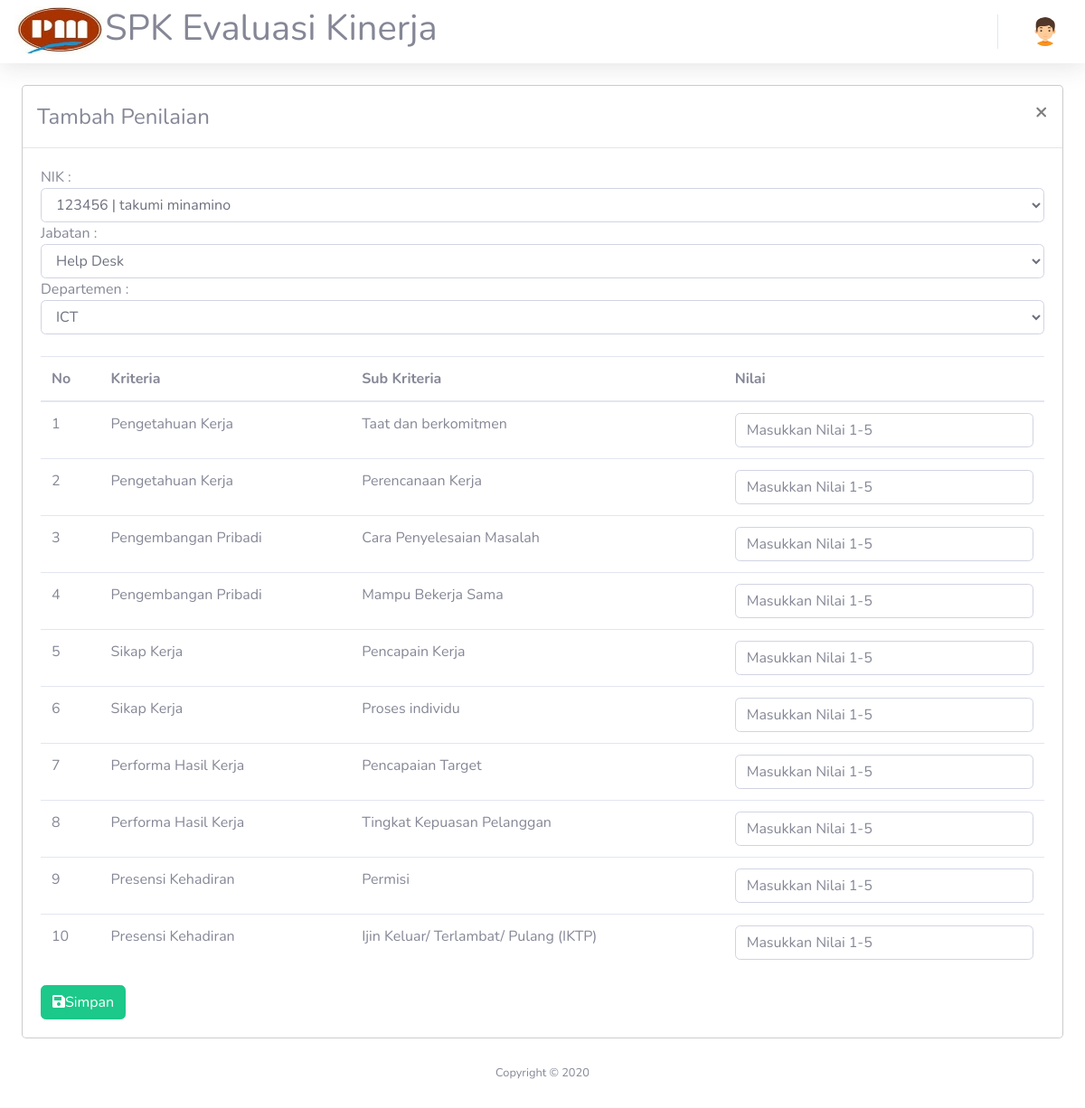
/penilaian.php (signed in), run on the app's committed database.
### tables this page shows
CREATE TABLE `subkriteria` (
  `kode_subkriteria` varchar(11) NOT NULL,
  `kode_kriteria` varchar(11) NOT NULL,
  `subkriteria` varchar(50) NOT NULL,
  `bobot` int(11) NOT NULL,
  `factor` varchar(20) NOT NULL
);

CREATE TABLE `kriteria` (
  `kode_kriteria` varchar(11) NOT NULL,
  `nama_kriteria` varchar(40) NOT NULL,
  `presentase` int(5) NOT NULL
);

### penilaian.php (the view, shortened to what this page needs)
<!DOCTYPE html>
<html lang="en">
<head>
  <link href="vendor/fontawesome-free/css/all.min.css" rel="stylesheet" type="text/css">
  <link href="css/sb-admin-2.min.css" rel="stylesheet">
  <link href="vendor/datatables/dataTables.bootstrap4.min.css" rel="stylesheet">
</head>
<body id="page-top">
<?php require 'koneksi.php'; ?>
      <div id="content">
<?php require 'navbar.php'; ?>
<div class="container-fluid">
      <div class="modal-content">
        <div class="modal-header">
          <h4 class="modal-title">Tambah Penilaian</h4>
        <button type="button" class="close" data-dismiss="modal">&times;</button>
        </div>
    <div class="card-body">
    <form action="tambah-penilaian.php" method="get">
            NIK :
              <select name="nik" class="form-control" required="required">
                <?php
                $s=mysqli_query($koneksi,"select * from karyawan");
                while($d=mysqli_fetch_assoc($s)){
                ?>
                 <option value="<?php echo $d['nik'] ?>"><?php echo $d['nik']." | ".$d['nama'] ?></option>
                <?php
                }
                ?>
              </select>
            Jabatan :
              <select name="jabatan" class="form-control" required="required">
                <?php
                $s=mysqli_query($koneksi,"select * from karyawan order by jabatan ASC");
                while($d=mysqli_fetch_assoc($s)){
                ?>
                  <option value="<?php echo $d['jabatan'] ?>"><?php echo $d['jabatan'] ?></option>
                <?php
                }
                ?>
              </select>
              Departemen :
              <select name="departemen" class="form-control" required="required">
                <?php
                $s=mysqli_query($koneksi,"select * from karyawan group by departemen ASC");
                while($d=mysqli_fetch_assoc($s)){
                ?>
                  <option value="<?php echo $d['departemen'] ?>"><?php echo $d['departemen'] ?></option>
                <?php
                }
                ?>
              </select>
                <br>
            <table class="table">
              <thead>
                <tr>
                  <th>No</th>
                  <th>Kriteria</th>
                  <th>Sub Kriteria</th>
                  <th>Nilai</th>
                </tr>
              </thead>
              <tbody>
                <?php
                  $sql = mysqli_query($koneksi,"SELECT *From subkriteria s LEFT JOIN kriteria k ON k.kode_kriteria=s.kode_kriteria ORDER BY s.kode_kriteria ASC, s.kode_subkriteria");
                  $no=1;
                  while ($data = mysqli_fetch_assoc($sql)) {
                   ?>
                  <tr>
                    <td><?=$no++; ?></td>
                    <td><?=$data['nama_kriteria']; ?></td>
                    <td><?=$data['subkriteria']; ?></td>
                    <td>
                      <input type="number" required="required" placeholder="Masukkan Nilai 1-5" class="form-control" name="<?=$data['kode_subkriteria']; ?>"/>
                    </td>
                  </tr>
                  <?php
                }
                ?>
              </tbody>
            </table>
            <button type="submit" class="btn btn-success"><i class="fas fa-save"></i>Simpan</button>
          </form>
 </div>
</div>
</div>
</div>
<?php require 'footer.php'?>
</body>
</html>

### data on the page
subkriteria: kode_kriteria.nama_kriteria "Pengetahuan Kerja", subkriteria "Taat dan berkomitmen"
subkriteria: kode_kriteria.nama_kriteria "Pengetahuan Kerja", subkriteria "Perencanaan Kerja"
subkriteria: kode_kriteria.nama_kriteria "Pengembangan Pribadi", subkriteria "Cara Penyelesaian Masalah"
subkriteria: kode_kriteria.nama_kriteria "Pengembangan Pribadi", subkriteria "Mampu Bekerja Sama"
subkriteria: kode_kriteria.nama_kriteria "Sikap Kerja", subkriteria "Pencapain Kerja"
subkriteria: kode_kriteria.nama_kriteria "Sikap Kerja", subkriteria "Proses individu"
subkriteria: kode_kriteria.nama_kriteria "Performa Hasil Kerja", subkriteria "Pencapaian Target"
subkriteria: kode_kriteria.nama_kriteria "Performa Hasil Kerja", subkriteria "Tingkat Kepuasan Pelanggan"
subkriteria: kode_kriteria.nama_kriteria "Presensi Kehadiran", subkriteria "Permisi"
subkriteria: kode_kriteria.nama_kriteria "Presensi Kehadiran", subkriteria "Ijin Keluar/ Terlambat/ Pulang (IKTP)"

### other printed values
form field nik "123456 | takumi minamino"
form field jabatan "Help Desk"
form field departemen "ICT"
